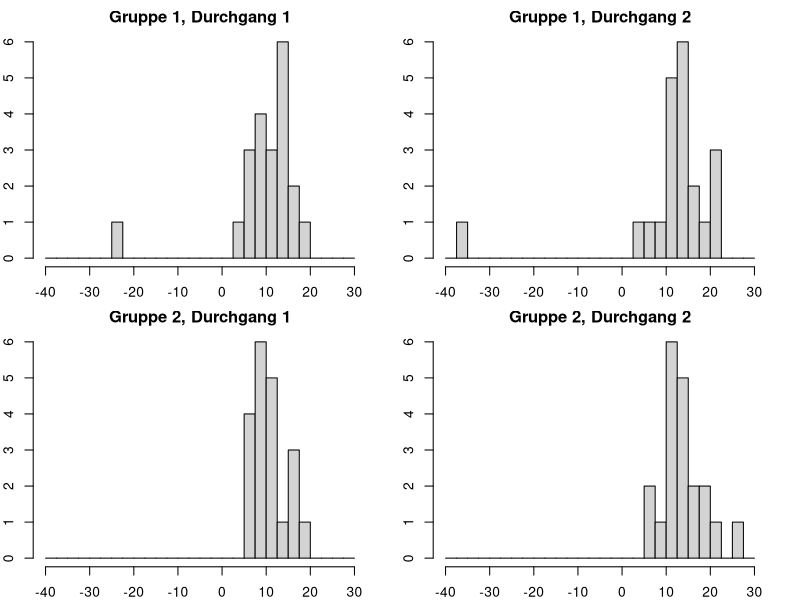

The R script that drew this image: (Note: this script raises an error after producing the figure.)
setwd("C:/Users/lisah/Documents/GitHub/fallstudien/Projekt 2")

data = read.table("Konzentrationsdaten.txt", header = T)

library(scales)

data_g1 = data[data$gruppe == 1,]
data_g2 = data[data$gruppe == 2,]

data_d1 = data[data$durchgang == 1,]
data_d2 = data[data$durchgang == 2,]



### Histogramm von KL fuer beide Gruppen fuer beide Durchgaenge (2x2)
par(mfrow=c(2,2), mar = c(2,2,2,2))
hist(data_g1$KL[data_g1$durchgang == 1], 
     main = "Gruppe 1, Durchgang 1", 
     breaks = seq(-40,30,2.5))
hist(data_g1$KL[data_g1$durchgang == 2], 
     main = "Gruppe 1, Durchgang 2", 
     breaks = seq(-40,30,2.5))
hist(data_g2$KL[data_g2$durchgang == 1], 
     main = "Gruppe 2, Durchgang 1", 
     breaks = seq(-40,30,2.5))
hist(data_g2$KL[data_g2$durchgang == 2], 
     main = "Gruppe 2, Durchgang 2", 
     breaks = seq(-40,30,2.5))

### Histogramm schöner nebeneinander (2x2) -- noch nicht gut gemacht
par(mfrow=c(1,1))
histogram(~ KL | durchgang + gruppe, 
          data = data,
          breaks = seq(-40,30,2.5),
          strip = strip.custom(strip.levels = c(TRUE,TRUE), 
                               strip.names = c(TRUE,TRUE),
                               bg = rep("lightgray",2), fg = rep("NA",2) 
          )
)

## meine favorites
#cols_durchg = alpha(c("yellow","red"),0.5)
cols_durchg = alpha(c("#1E90FF","#FFA500"),c(1,0.5))

### Histogramm von KL für beide Gruppen (1x2)
par(mfrow=c(2,1), mar = c(2,2,2,2))
hist(data_g1$KL[data_g1$durchgang == 1], 
     main = "Gruppe 1 KL", 
     breaks = seq(-40,30,2.5),
     col = cols_durchg[1],
     freq = F)
hist(data_g1$KL[data_g1$durchgang == 2], 
     breaks = seq(-40,30,2.5),
     add = T,
     col = cols_durchg[2],
     freq = F)
hist(data_g2$KL[data_g2$durchgang == 1], 
     main = "Gruppe 2", 
     breaks = seq(-40,30,2.5),
     col = grey(0.5,0.5),
     freq = F)
hist(data_g2$KL[data_g2$durchgang == 2], 
     breaks = seq(-40,30,2.5),
     add = T,
     col = grey(0,0.5),
     freq = F)


# fuer Bearbeitungszeit analog 
par(mfrow=c(2,1), mar = c(2,2,2,2))
hist(data_g1$B[data_g1$durchgang == 1], 
     main = "Gruppe 1 B", 
     breaks = seq(55,205,5),
     col = cols_durchg[1],
     freq = F)
hist(data_g1$B[data_g1$durchgang == 2], 
     breaks = seq(55,205,5),
     add = T,
     col = cols_durchg[2],
     freq = F)
hist(data_g2$B[data_g2$durchgang == 1], 
     main = "Gruppe 2", 
     breaks = seq(55,205,5),
     col = grey(0.5,0.5),
     freq = F)
hist(data_g2$B[data_g2$durchgang == 2], 
     breaks = seq(55,205,5),
     add = T,
     col = grey(0,0.5),
     freq = F)


### Barplot von AR fuer beide Gruppen (1x2)
par(mfrow=c(2,1), mar = c(2,2,2,2))
ar_g1d1 = table(factor(data_g1$AR[data_g1$durchgang == 1], 
                       levels = 10:25))
ar_g1d2 = table(factor(data_g1$AR[data_g1$durchgang == 2], 
                       levels = 10:25))
barplot(rbind(ar_g1d1,ar_g1d2), 
        beside = T, 
        col = cols_durchg, 
        main = "Gruppe 1 AR",
        ylim = c(0,10))

ar_g2d1 = table(factor(data_g2$AR[data_g2$durchgang == 1], 
                       levels = 10:25))
ar_g2d2 = table(factor(data_g2$AR[data_g2$durchgang == 2], 
                       levels = 10:25))
barplot(rbind(ar_g2d1,ar_g2d2), 
        beside = T, 
        col = cols_durchg, 
        main = "Gruppe 2",
        ylim = c(0,10))

# fuer AA analog
par(mfrow=c(2,1), mar = c(2,2,2,2))
aa_g1d1 = table(factor(data_g1$AA[data_g1$durchgang == 1], 
                       levels = 0:16))
aa_g1d2 = table(factor(data_g1$AA[data_g1$durchgang == 2], 
                       levels = 0:16))
barplot(rbind(aa_g1d1,aa_g1d2), 
        beside = T, 
        col = cols_durchg, 
        main = "Gruppe 1 AA",
        ylim = c(0,10))

aa_g2d1 = table(factor(data_g2$AA[data_g2$durchgang == 1], 
                       levels = 0:16))
aa_g2d2 = table(factor(data_g2$AA[data_g2$durchgang == 2], 
                       levels = 0:16))
barplot(rbind(aa_g2d1,aa_g2d2), 
        beside = T, 
        col = cols_durchg, 
        main = "Gruppe 2",
        ylim = c(0,10))

## fuer AF analog
par(mfrow=c(1,2), mar = c(2,2,2,2))
af_g1d1 = table(factor(data_g1$AF[data_g1$durchgang == 1], 
                       levels = 0:3))
af_g1d2 = table(factor(data_g1$AF[data_g1$durchgang == 2], 
                       levels = 0:3))
barplot(rbind(af_g1d1,af_g1d2), 
        beside = T, 
        col = cols_durchg, 
        main = "Gruppe 1 AF",
        ylim = c(0,20))

af_g2d1 = table(factor(data_g2$AF[data_g2$durchgang == 1], 
                       levels = 0:3))
af_g2d2 = table(factor(data_g2$AF[data_g2$durchgang == 2], 
                       levels = 0:3))
barplot(rbind(af_g2d1,af_g2d2), 
        beside = T, 
        col = cols_durchg, 
        main = "Gruppe 2",
        ylim = c(0,20))


############################################################################## 
##############################################################################  
# Testen, ab hier mit Bereinigung des Ausreissers
data[which(data$id == 14),]

dataN = data[- which(data$id == 14),]

dataN_g1 = dataN[dataN$gruppe == 1,]
dataN_g2 = dataN[dataN$gruppe == 2,]

dataN_d1 = dataN[dataN$durchgang == 1,]
dataN_d2 = dataN[dataN$durchgang == 2,]


## Aufgabe 1: durchgang 1 - gruppen unterscheidung 
### Test 1 shapiro auf normalverteilungsannahme
shapiro.test(dataN_g1$KL[dataN_g1$durchgang == 1])
shapiro.test(dataN_g2$KL[dataN_g2$durchgang == 1])

### Test 2 f test auf gleiche varianzen
var.test(dataN_g1$KL[dataN_g1$durchgang == 1],dataN_g2$KL[dataN_g2$durchgang == 1])

#### test 3 zweistichproben t test auf gleiche mittelwerte
t.test(dataN_g1$KL[dataN_g1$durchgang == 1],dataN_g2$KL[dataN_g2$durchgang == 1], var.equal = F)


## Aufgabe 2 - gruppen ignorieren, durchgaenge unterscheidung, KL
### Test 1 shapiro auf normalverteilungsannahme
shapiro.test(dataN_d1$KL) 
shapiro.test(dataN_d2$KL)
### Test 2 f test auf gleiche varianzen
var.test(dataN_d1$KL,dataN_d2$KL, alternative = "two.sided")
#### test 3 zweistichproben t test auf gleiche mittelwerte
t.test(dataN_d1$KL,dataN_d2$KL, alternative = "less")

### Test 1 shapiro auf normalverteilungsannahme
shapiro.test(dataN_d1$B)
shapiro.test(dataN_d2$B) # nope

## Idee: differenzen bilden und darauf 
deltaB = dataN_d2$B - dataN_d1$B

hist(deltaB, main = "Veraenderung in sek")
shapiro.test(deltaB)

### Test 3 t test auf mittelwert 
t.test(deltaB, alternative = "less")


### Aufgabe 3
# Idee I: Aufgabe 2 aufteilen in die beiden Gruppen --> iwi sinnlos
# Idee II: Differenz der Scores f?r beide Gruppen, 
#       dann die beiden vergleichen mit einseitige hypothese

# Idee II:
deltaKL_g1 = dataN_g1$KL[dataN_g1$durchgang == 2] - dataN_g1$KL[dataN_g1$durchgang == 1]
deltaKL_g2 = dataN_g2$KL[dataN_g2$durchgang == 2] - dataN_g2$KL[dataN_g2$durchgang == 1]
# je groesser, desto besser der score beim 2. mal, desto gr??er die verbesserung 

# Test 1 auf Normalverteilung
shapiro.test(deltaKL_g1)
shapiro.test(deltaKL_g2)

# Test 2 auf gleiche Varianzen
var.test(deltaKL_g1,deltaKL_g2, alternative = "two.sided")

# Test 3 auf hoeheren Mittelwert
t.test(deltaKL_g1,deltaKL_g2, alternative = "greater", var.equal = T)

